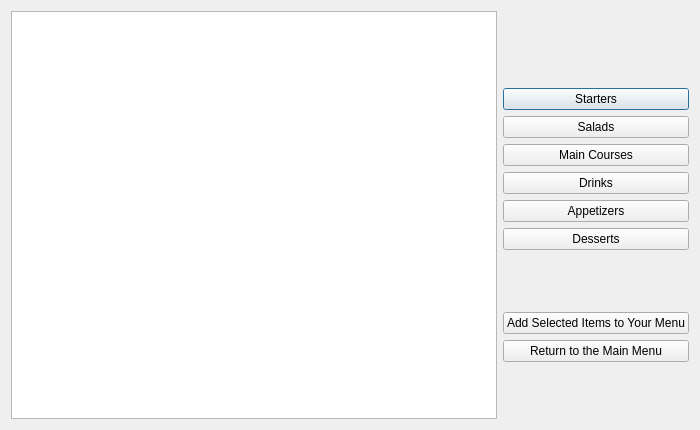
<?xml version="1.0" encoding="UTF-8"?>
<ui version="4.0">
 <class>showMenu</class>
 <widget class="QDialog" name="showMenu">
  <property name="geometry">
   <rect>
    <x>0</x>
    <y>0</y>
    <width>700</width>
    <height>430</height>
   </rect>
  </property>
  <property name="windowTitle">
   <string>Dialog</string>
  </property>
  <layout class="QGridLayout" name="gridLayout">
   <item row="0" column="0">
    <layout class="QHBoxLayout" name="horizontalLayout">
     <item>
      <widget class="QListWidget" name="listWidget">
       <property name="enabled">
        <bool>true</bool>
       </property>
       <property name="mouseTracking">
        <bool>false</bool>
       </property>
       <property name="styleSheet">
        <string notr="true">QListWidget {
	font-family: Consolas, Courier, monospace;
}

/* Style for deselected items */
QListWidget::item {
    border: 1px solid black; /* Add a border to all items */
    padding: 5px; /* Add padding to create space around the content */
}

/* Style for selected items */
QListWidget::item:selected {
    background-color: lightblue; /* Change background color for selected items */
    color: black; /* Ensure text color remains visible */
}</string>
       </property>
       <property name="selectionMode">
        <enum>QAbstractItemView::MultiSelection</enum>
       </property>
      </widget>
     </item>
     <item>
      <layout class="QVBoxLayout" name="verticalLayout">
       <property name="leftMargin">
        <number>0</number>
       </property>
       <item>
        <widget class="QLabel" name="label_icon">
         <property name="text">
          <string/>
         </property>
        </widget>
       </item>
       <item>
        <spacer name="verticalSpacer_2">
         <property name="orientation">
          <enum>Qt::Vertical</enum>
         </property>
         <property name="sizeHint" stdset="0">
          <size>
           <width>20</width>
           <height>40</height>
          </size>
         </property>
        </spacer>
       </item>
       <item>
        <widget class="QPushButton" name="pushButton_starter">
         <property name="text">
          <string>Starters</string>
         </property>
        </widget>
       </item>
       <item>
        <widget class="QPushButton" name="pushButton_salad">
         <property name="text">
          <string>Salads</string>
         </property>
        </widget>
       </item>
       <item>
        <widget class="QPushButton" name="pushButton_main">
         <property name="text">
          <string>Main Courses</string>
         </property>
        </widget>
       </item>
       <item>
        <widget class="QPushButton" name="pushButton_drink">
         <property name="text">
          <string>Drinks</string>
         </property>
        </widget>
       </item>
       <item>
        <widget class="QPushButton" name="pushButton_appetizer">
         <property name="text">
          <string>Appetizers</string>
         </property>
        </widget>
       </item>
       <item>
        <widget class="QPushButton" name="pushButton_dessert">
         <property name="text">
          <string>Desserts</string>
         </property>
        </widget>
       </item>
       <item>
        <spacer name="verticalSpacer">
         <property name="orientation">
          <enum>Qt::Vertical</enum>
         </property>
         <property name="sizeHint" stdset="0">
          <size>
           <width>20</width>
           <height>40</height>
          </size>
         </property>
        </spacer>
       </item>
       <item>
        <widget class="QPushButton" name="pushButton_additem">
         <property name="text">
          <string>Add Selected Items to Your Menu</string>
         </property>
        </widget>
       </item>
       <item>
        <widget class="QPushButton" name="pushButton_return">
         <property name="text">
          <string>Return to the Main Menu</string>
         </property>
        </widget>
       </item>
       <item>
        <spacer name="verticalSpacer_3">
         <property name="orientation">
          <enum>Qt::Vertical</enum>
         </property>
         <property name="sizeHint" stdset="0">
          <size>
           <width>20</width>
           <height>40</height>
          </size>
         </property>
        </spacer>
       </item>
      </layout>
     </item>
    </layout>
   </item>
  </layout>
 </widget>
 <resources/>
 <connections/>
</ui>
